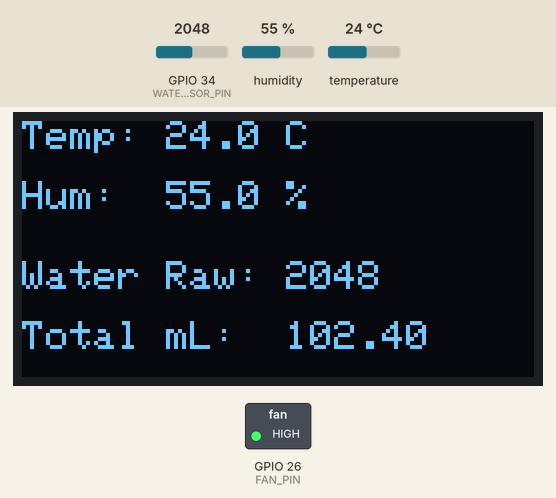
The sketch below on a simulated ESP32. On the bench: 128×64 one-colour display, switched loads named in the sketch (green lamp = pin HIGH). The inputs (shaded band) are chosen by the test bench; at power-on: humidity 55 %, GPIO 34 (WATER_SENSOR_PIN) = 2048, temperature 24 °C. What the sketch prints to the serial monitor is not drawn.

Above: at 3.2 s.
3.3 s: humidity set to 22 %
At 7.2 s:
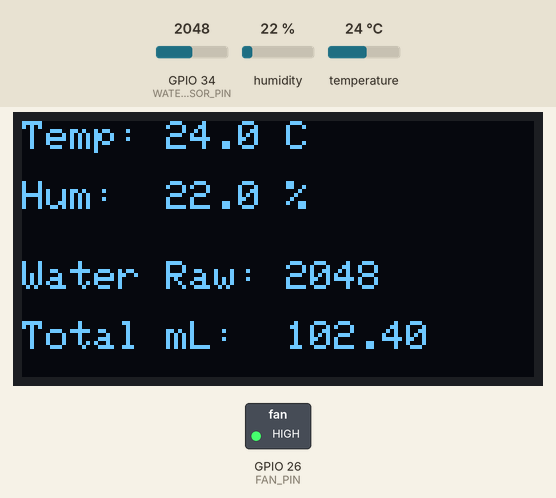
7.5 s: GPIO 34 (WATER_SENSOR_PIN) set to 2866
At 8.5 s:
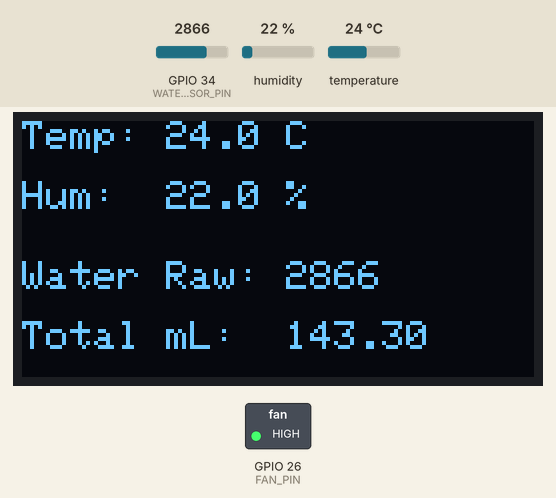
10.2 s: temperature set to 12 °C
At 14.4 s:
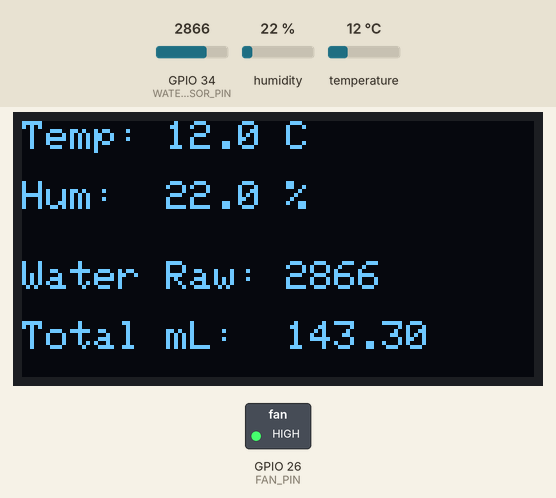
15.5 s: GPIO 34 (WATER_SENSOR_PIN) set to 3603
At 17.0 s:
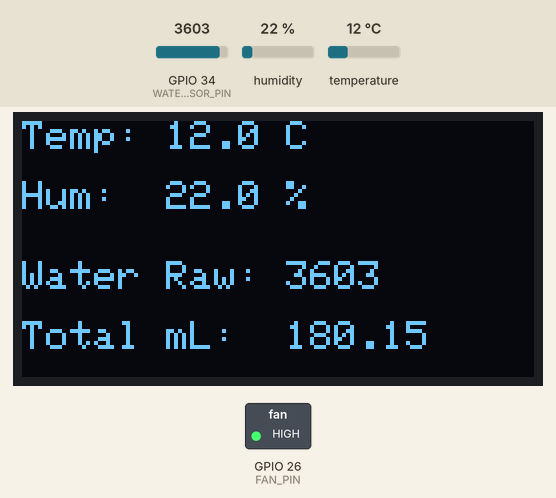
18.2 s: humidity set to 40 %
At 22.9 s:
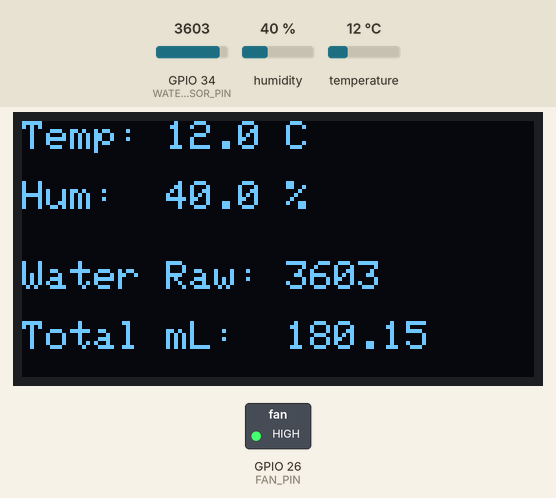
23.5 s: GPIO 34 (WATER_SENSOR_PIN) set to 4095
At 25.5 s:
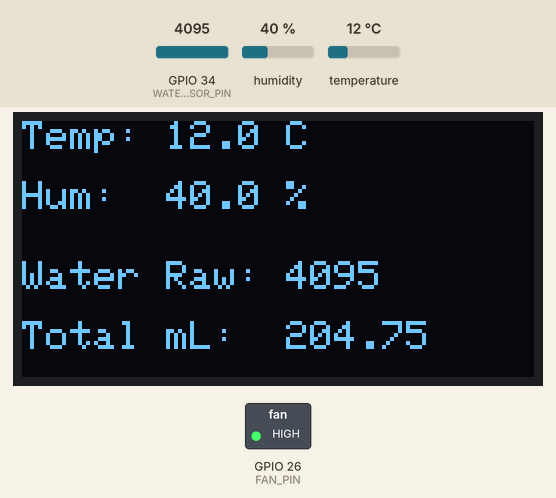
Timing chart, 0 to 27.0 s (numbered marks = the images above; inputs shaded):
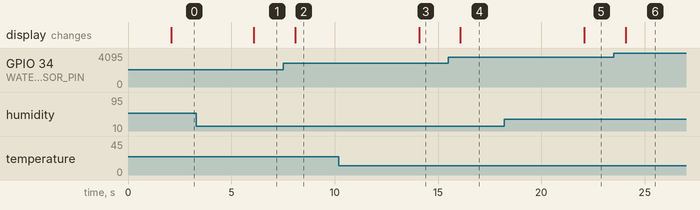

The sketch:

esp32_fog_collector.ino
```cpp
#include <Wire.h>
#include <Adafruit_GFX.h>
#include <Adafruit_SSD1306.h>
#include "DHT.h"
#define DHTPIN 4
#define WATER_SENSOR_PIN 34
#define FAN_PIN 26

#define DHTTYPE DHT22
DHT dht(DHTPIN, DHTTYPE);

#define SCREEN_WIDTH 128
#define SCREEN_HEIGHT 64
#define OLED_RESET -1
Adafruit_SSD1306 display(SCREEN_WIDTH, SCREEN_HEIGHT, &Wire, OLED_RESET);


unsigned long previousOledMillis = 0;
const long oledInterval = 2000;

float totalCollectedML = 0.0;
float previousWaterLevelRaw = 0;

const float ADC_TO_ML_FACTOR = 0.05;

void setup() {
  Serial.begin(115200);


  pinMode(FAN_PIN, OUTPUT);
  digitalWrite(FAN_PIN, HIGH);


  dht.begin();


  if(!display.begin(SSD1306_SWITCHCAPVCC, 0x3C)) {
    Serial.println(F("SSD1306 allocation failed"));
    for(;;);
  }
  display.clearDisplay();
  display.setTextColor(WHITE);
  display.setCursor(0, 10);
  display.println("System Starting...");
  display.display();

  delay(2000);
}

void loop() {
  unsigned long currentMillis = millis();


  if (currentMillis - previousOledMillis >= oledInterval) {
    previousOledMillis = currentMillis;

    float t = dht.readTemperature();
    float h = dht.readHumidity();
    int wLevelRaw = analogRead(WATER_SENSOR_PIN);


    float waterAddedRaw = wLevelRaw - previousWaterLevelRaw;
    if (waterAddedRaw < 0) waterAddedRaw = 0;

    float waterAddedML = waterAddedRaw * ADC_TO_ML_FACTOR;
    totalCollectedML += waterAddedML;
    previousWaterLevelRaw = wLevelRaw;

    display.clearDisplay();
    display.setTextSize(1);

    if (isnan(h) || isnan(t)) {
      display.setCursor(0, 0);
      display.println("DHT Read Error");
    } else {
      display.setCursor(0, 0);
      display.print("Temp: "); display.print(t, 1); display.println(" C");
      display.setCursor(0, 15);
      display.print("Hum:  "); display.print(h, 1); display.println(" %");
    }

    display.setCursor(0, 35);
    display.print("Water Raw: "); display.print(wLevelRaw);
    display.setCursor(0, 50);
    display.print("Total mL:  "); display.print(totalCollectedML, 2);

    display.display();


    Serial.print("Temp: "); Serial.print(t);
    Serial.print("C | Hum: "); Serial.print(h);
    Serial.print("% | Water Raw: "); Serial.print(wLevelRaw);
    Serial.print(" | Total mL: "); Serial.println(totalCollectedML);
  }
}
```

Measured:
- after the input at 3.3 s, the display: changes after 2.8 s (image 1)
- after the input at 7.5 s, the display: changes after 0.58 s (image 2)
- after the input at 10.2 s, the display: changes after 3.9 s (image 3)
- after the input at 15.5 s, the display: changes after 0.58 s (image 4)
- after the input at 18.2 s, the display: changes after 3.9 s (image 5)
- after the input at 23.5 s, the display: changes after 0.58 s (image 6)
